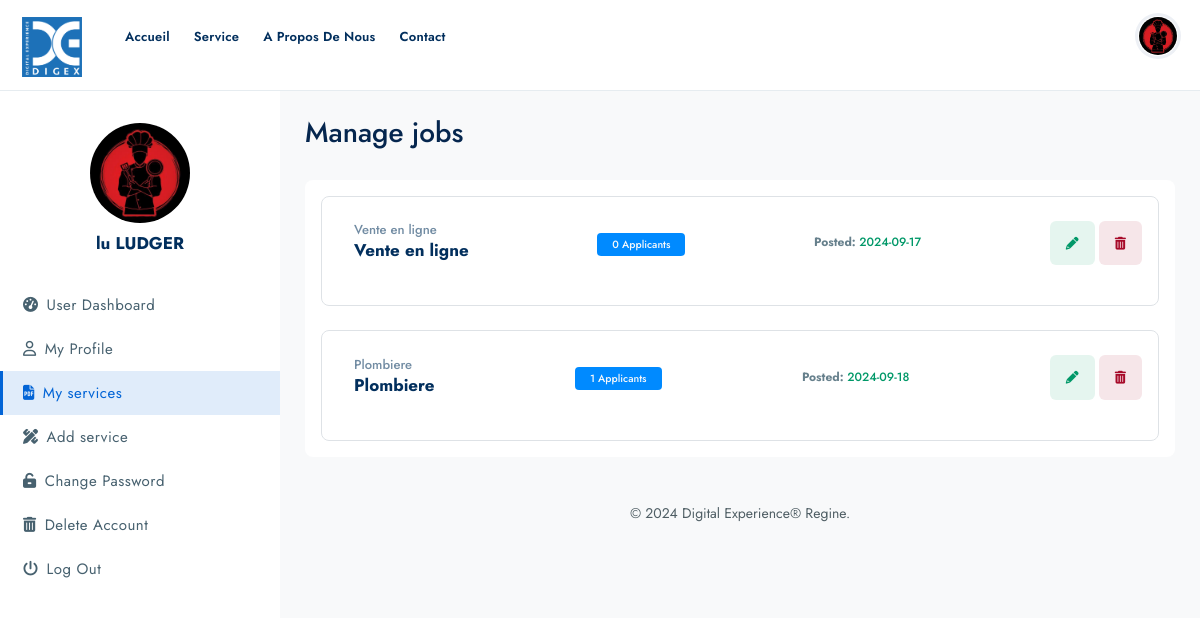
The page /user/job.php (signed in) on the database its author committed.
### tables this page shows
CREATE TABLE `services` (
  `id` int(11) NOT NULL,
  `user_id` int(11) NOT NULL,
  `title` varchar(100) NOT NULL,
  `expired` enum('0','1') NOT NULL DEFAULT '0',
  `pays_service` varchar(100) NOT NULL,
  `ville_service` varchar(100) NOT NULL,
  `experience_service` varchar(100) NOT NULL,
  `description_service` varchar(255) NOT NULL,
  `salaire_service` int(11) NOT NULL,
  `skill_service` varchar(100) NOT NULL,
  `applied_service` int(11) NOT NULL DEFAULT 0,
  `view_service` int(11) NOT NULL DEFAULT 0,
  `created_at` date NOT NULL,
  `updated_at` date NOT NULL
);

### user/controller/jobUser_controller.php (the view, shortened to what this page needs)
<?php
    include('../actions/conbd.php');
    $sql = "SELECT * FROM `services` WHERE `user_id` = ".$_SESSION['connect']['id']."";
    $query = mysqli_query($link,$sql);
    $nblignes=mysqli_num_rows($query);
    if($nblignes>0){
        while($data = mysqli_fetch_array($query)){
            echo '<div class="col-xl-12 col-lg-12 col-md-12">
                        <div class="jbs-list-box border">
                            <div class="jbs-list-head">
                                <div class="jbs-list-head-thunner">
                                    <div class="jbs-list-job-caption">
                                        <div class="jbs-job-employer-wrap"><span>'.$data['title'].'</span></div>
                                        <div class="jbs-job-title-wrap"><h4><a href="../service.php?job='.$data['id'].'" class="jbs-job-title">' .$data['title'].'</a></h4></div>
                                    </div>
                                </div>
                                <div class="jbs-list-applied-users">
                                    <span class="text-sm-muted text-light bg-info label"> '.$data['applied_service'].' Applicants</span>
                                </div>
                                <div class="jbs-list-postedinfo">
                                    <p class="m-0 text-sm-muted"><strong>Posted:</strong><span class="text-success"> '.$data['created_at'].'</span></p>
                                </div>
                                <div class="jbs-list-head-last">
                                    <a href="update_job.php?id='.$data['id'].'" class="rounded btn-md text-success bg-light-success px-3"><i class="fa-solid fa-pencil"></i></a>
                                    <a href="../actions/createService.php?delete='.$data['id'].'" class="rounded btn-md text-danger bg-light-danger px-3"><i class="fa-solid fa-trash-can"></i></a>
                                </div>
                            </div>
                        </div>
                    </div>';
        }
    }
?>

### rows shown on the page
services: title "Vente en ligne", applied_service "0", created_at "2024-09-17"
services: title "Plombiere", applied_service "1", created_at "2024-09-18"

### other values the page prints
$_SESSION['connect']['prenom'] "lu"
$_SESSION['connect']['nom'] "LUDGER"
